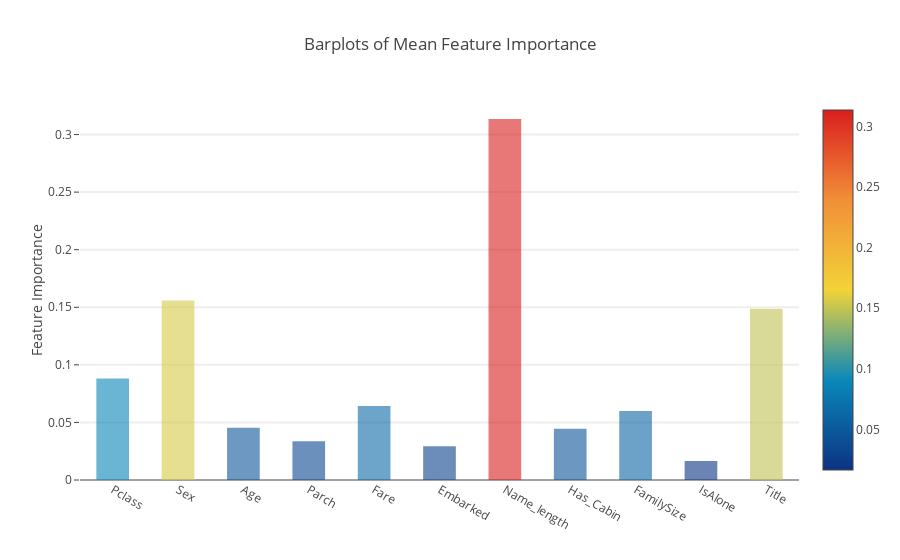

Write notebook code for a chart like this one.
### Code cell
# 绘制特征平均重要性 柱状图
y = feature_dataframe['mean'].values
x = feature_dataframe['features'].values
data = [go.Bar(
            x= x,
             y= y,
            width = 0.5,
            marker=dict(
               color = feature_dataframe['mean'].values,
            colorscale='Portland',
            showscale=True,
            reversescale = False
            ),
            opacity=0.6
        )]

layout= go.Layout(
    autosize= True,
    title= 'Barplots of Mean Feature Importance',
    hovermode= 'closest',
#     xaxis= dict(
#         title= 'Pop',
#         ticklen= 5,
#         zeroline= False,
#         gridwidth= 2,
#     ),
    yaxis=dict(
        title= 'Feature Importance',
        ticklen= 5,
        gridwidth= 2
    ),
    showlegend= False
)
fig = go.Figure(data=data, layout=layout)
py.iplot(fig, filename='bar-direct-labels')

### Figure 1 — Plotly figure (JSON) as saved in the notebook; plotly's stock layout.template omitted (floating-point values rounded to 4 significant figures)
{"data": [{"type": "bar", "x": ["Pclass", "Sex", "Age", "Parch", "Fare", "Embarked", "Name_length", "Has_Cabin", "FamilySize", "IsAlone", "Title"], "y": [0.08824, 0.156, 0.04536, 0.03362, 0.06432, 0.02921, 0.3135, 0.04447, 0.06002, 0.01647, 0.1488], "width": 0.5, "marker": {"color": [0.08824, 0.156, 0.04536, 0.03362, 0.06432, 0.02921, 0.3135, 0.04447, 0.06002, 0.01647, 0.1488], "colorscale": "Portland", "showscale": true, "reversescale": false}, "opacity": 0.6}], "layout": {"autosize": true, "title": "Barplots of Mean Feature Importance", "hovermode": "closest", "yaxis": {"title": "Feature Importance", "ticklen": 5, "gridwidth": 2}, "showlegend": false}}
